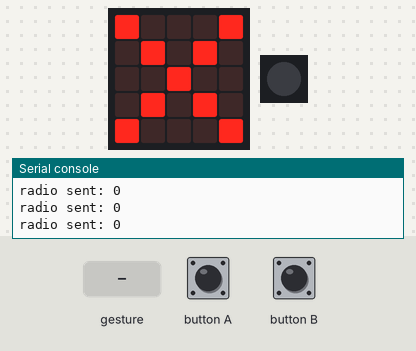
Recording of a program running on a simulated BBC micro:bit running MicroPython. Parts: the board's 5×5 LED display, 1 RGB LEDs in strip order, left to right, the last lines printed to the serial console. The inputs (shaded band) are chosen by the test bench. No radio messages arrive unless stated (any console line starting 'radio sent:' is added by the test bench); a tilt is held for 1.5 s and a shake lasts 1 s, then the board lies face up again.

Above: at 1.2 s.
1.3 s: button A pressed for 0.15 s
At 2.6 s:
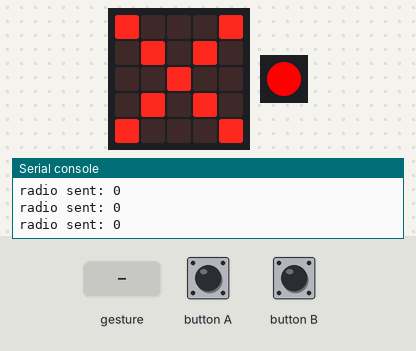
2.9 s: button B pressed for 0.15 s
At 3.9 s:
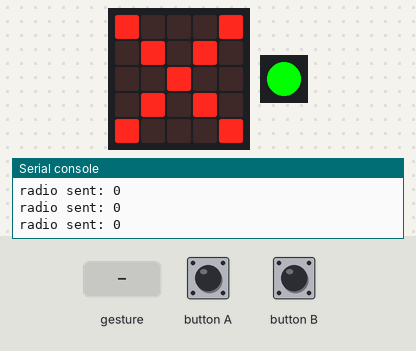
4.5 s: button A pressed for 1 s
At 5.2 s:
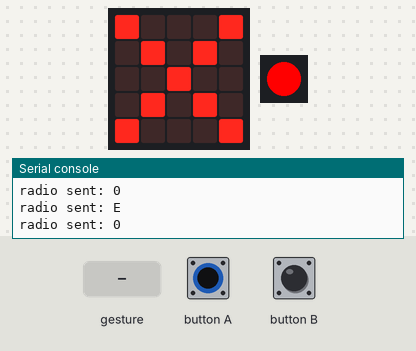
7.0 s: button A driven LOW and button B driven LOW
At 8.3 s:
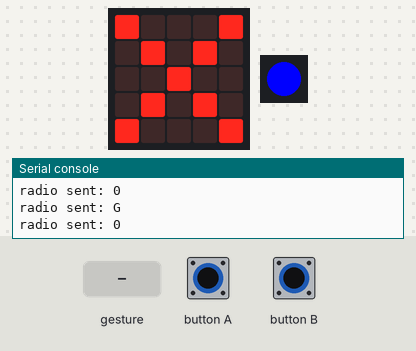
8.6 s: gesture 'shake'
At 9.5 s:
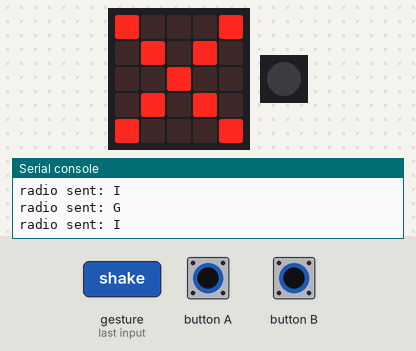
11.2 s: gesture 'right'
At 12.5 s:
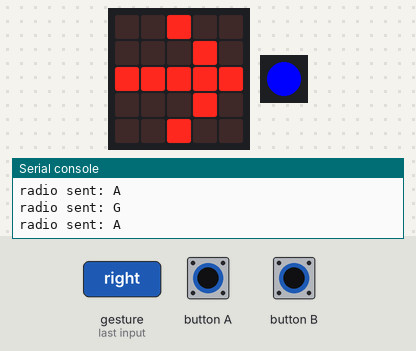
Timing chart, 0 to 14.2 s (numbered marks = the images above; inputs shaded):
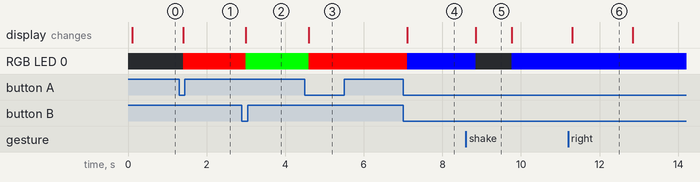

The program:

Wristbit-code.py
```python
from microbit import *
import neopixel
import radio
Red = (255, 0, 0)
Orange = (255, 165, 0)
Yellow = (255, 255, 0)
Green = (0, 255, 0)
Blue = (0, 0, 255)
Violet = (148, 0, 211)
White = (255, 255, 255)
Black = (0, 0, 0)
color_lib = {'Red': Red, 'Orange': Orange, 'Yellow': Yellow, 'Green': Green,
             'Blue': Blue, 'Violet': Violet, 'White': White, 'Black': Black}

def RGBLight_more_show(first, num, color):
    global np
    np.clear()
    for i in range(first, first + num):
        np[i] = color_lib[color]
    np.show()

def send_control():
    gesture = accelerometer.current_gesture()
    if gesture == "face up":
        radio.send('0')
        display.show(Image.NO)
    elif gesture == "shake":
        RGBLight_more_show(0, 1, 'Black')
        radio.send('I')
    elif gesture == "up":
        radio.send('D')
        display.show(Image.ARROW_S)
    elif gesture == "down":
        radio.send('C')
        display.show(Image.ARROW_N)
    elif gesture == "left":
        radio.send('B')
        display.show(Image.ARROW_W)
    elif gesture == "right":
        radio.send('A')
        display.show(Image.ARROW_E)

    if button_a.is_pressed() is True and button_b.is_pressed() is False:
        sleep(100)
        if button_a.is_pressed() is True and button_b.is_pressed() is False:
            radio.send('E')
            RGBLight_more_show(0, 1, 'Red')
    elif button_a.is_pressed() is False and button_b.is_pressed() is True:
        sleep(100)
        if button_a.is_pressed() is False and button_b.is_pressed() is True:
            radio.send('F')
            RGBLight_more_show(0, 1, 'Green')
    elif button_a.is_pressed() is True and button_b.is_pressed() is True:
        sleep(100)
        if button_a.is_pressed() is True and button_b.is_pressed() is True:
            radio.send('G')
            RGBLight_more_show(0, 1, 'Blue')


display.show(Image.HEART)
np = neopixel.NeoPixel(pin1, 1)
radio.on()
radio.config(group=1)

while True:
    send_control()
```

Measured:
- after the input at 1.3 s, RGB LED 0: off → RGB(255, 0, 0) after 0.10 s
- after the input at 2.9 s, RGB LED 0: RGB(255, 0, 0) → RGB(0, 255, 0) after 0.10 s
- after the input at 4.5 s, RGB LED 0: RGB(0, 255, 0) → RGB(255, 0, 0) after 0.10 s
- after the input at 7.0 s, RGB LED 0: RGB(255, 0, 0) → RGB(0, 0, 255) after 0.10 s
- after the input at 8.6 s, RGB LED 0: RGB(0, 0, 255) → off after 0.24 s, → RGB(0, 0, 255) 0.92 s later
- after the input at 11.2 s, the display: changes after 0.10 s (image 6)
- what the display in image 5 shows lasts 1.0 s, from 8.8 s to 9.8 s
